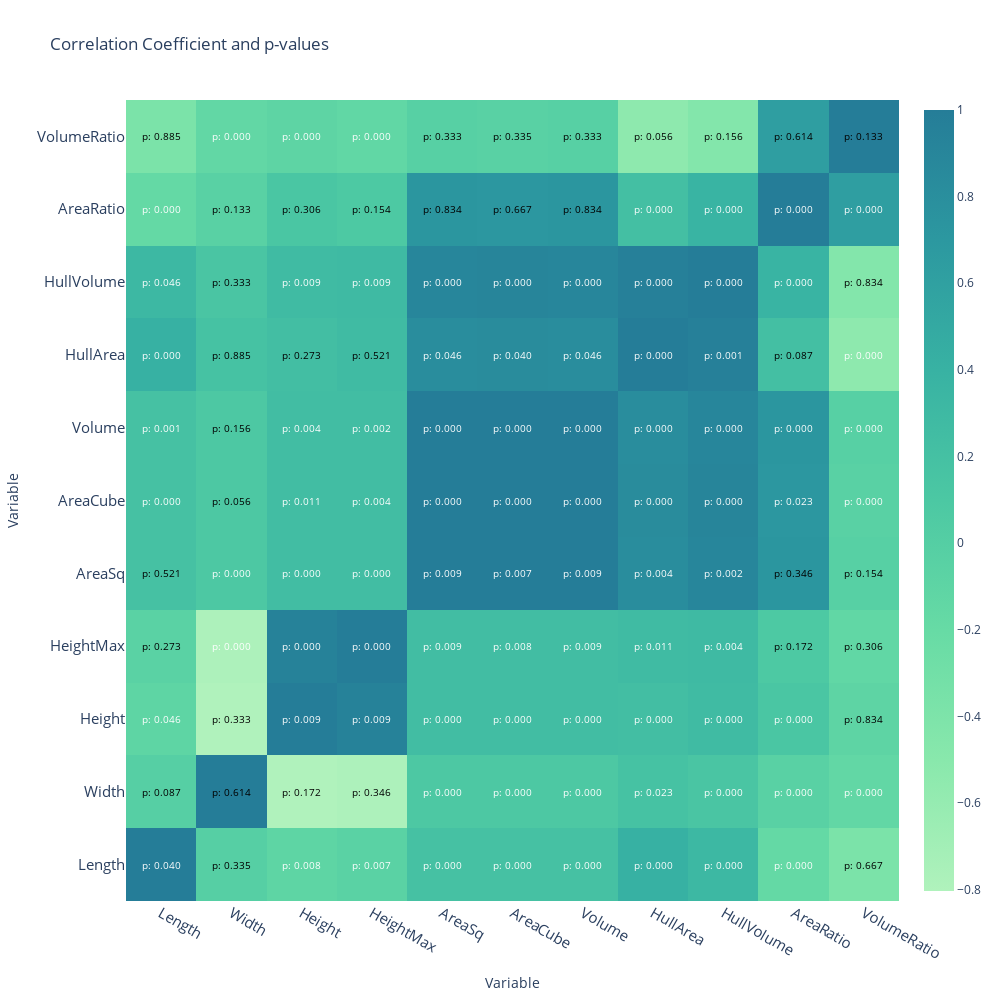

The notebook cell this image was saved under:
### Code cell
import plotly.graph_objects as go
import scipy.stats as stats


# Create a heatmap of the correlation matrix
fig = go.Figure(data=go.Heatmap(
                    z=correlation_descriptors,
                     x=correlation_descriptors.columns,
                     y=correlation_descriptors.columns,
                     colorscale='tealgrn',
                     showscale=True))

names = descriptors_modified.columns.tolist()
annotations = []
for i, row in enumerate(correlation_descriptors.values):
    for j, value in enumerate(row):
        annotations.append(
            dict(
                x=names[j],
                y=names[i],
                text=f"p: {p_values.iloc[i, j]:.3f}",
                showarrow=False,
                font=dict(size=10, color="black" if abs(p_values.iloc[i, j]) > 0.05 else "white")
            )
        )



# Change the size of the heatmap
fig.update_layout(
    title="Correlation Coefficient and p-values",
    annotations=annotations,
    xaxis=dict(title="Variable", tickfont=dict(size=15)),
    yaxis=dict(title="Variable", tickfont=dict(size=15)),
    autosize=False,
    width=1000,
    height=1000
)

fig.show()
#fig.write_html('results/classical_descriptors_correlation_pearson.html')

### Figure 1 — Plotly figure (JSON) as saved in the notebook; plotly's stock layout.template omitted (floating-point values rounded to 4 significant figures)
{"data": [{"colorscale": [[0, "rgb(176, 242, 188)"], [0.1667, "rgb(137, 232, 172)"], [0.3333, "rgb(103, 219, 165)"], [0.5, "rgb(76, 200, 163)"], [0.6667, "rgb(56, 178, 163)"], [0.8333, "rgb(44, 152, 160)"], [1, "rgb(37, 125, 152)"]], "showscale": true, "type": "heatmap", "x": ["Length", "Width", "Height", "HeightMax", "AreaSq", "AreaCube", "Volume", "HullArea", "HullVolume", "AreaRatio", "VolumeRatio"], "y": ["Length", "Width", "Height", "HeightMax", "AreaSq", "AreaCube", "Volume", "HullArea", "HullVolume", "AreaRatio", "VolumeRatio"], "z": [[1, -0.01382, -0.1049, -0.06156, 0.19, 0.1957, 0.19, 0.4162, 0.3195, -0.1634, -0.3769], [-0.01382, 1, -0.8029, -0.7836, 0.09283, 0.09239, 0.09283, 0.1821, 0.1356, -0.04835, -0.1436], [-0.1049, -0.8029, 1, 0.9475, 0.2455, 0.2521, 0.2455, 0.2405, 0.2744, 0.1306, -0.09805], [-0.06156, -0.7836, 0.9475, 1, 0.2459, 0.2538, 0.2459, 0.2722, 0.2887, 0.09035, -0.1361], [0.19, 0.09283, 0.2455, 0.2459, 1, 0.9992, 1.0, 0.8225, 0.899, 0.725, -0.02007], [0.1957, 0.09239, 0.2521, 0.2538, 0.9992, 1, 0.9992, 0.8337, 0.9074, 0.7099, -0.04124], [0.19, 0.09283, 0.2455, 0.2459, 1.0, 0.9992, 1, 0.8225, 0.899, 0.725, -0.02007], [0.4162, 0.1821, 0.2405, 0.2722, 0.8225, 0.8337, 0.8225, 1, 0.9649, 0.2155, -0.5386], [0.3195, 0.1356, 0.2744, 0.2887, 0.899, 0.9074, 0.899, 0.9649, 1, 0.3768, -0.447], [-0.1634, -0.04835, 0.1306, 0.09035, 0.725, 0.7099, 0.725, 0.2155, 0.3768, 1, 0.6275], [-0.3769, -0.1436, -0.09805, -0.1361, -0.02007, -0.04124, -0.02007, -0.5386, -0.447, 0.6275, 1]]}], "layout": {"annotations": [{"font": {"color": "white", "size": 10}, "showarrow": false, "text": "p: 0.040", "x": "Length", "y": "Length"}, {"font": {"color": "black", "size": 10}, "showarrow": false, "text": "p: 0.335", "x": "Width", "y": "Length"}, {"font": {"color": "white", "size": 10}, "showarrow": false, "text": "p: 0.008", "x": "Height", "y": "Length"}, {"font": {"color": "white", "size": 10}, "showarrow": false, "text": "p: 0.007", "x": "HeightMax", "y": "Length"}, {"font": {"color": "white", "size": 10}, "showarrow": false, "text": "p: 0.000", "x": "AreaSq", "y": "Length"}, {"font": {"color": "white", "size": 10}, "showarrow": false, "text": "p: 0.000", "x": "AreaCube", "y": "Length"}, {"font": {"color": "white", "size": 10}, "showarrow": false, "text": "p: 0.000", "x": "Volume", "y": "Length"}, {"font": {"color": "white", "size": 10}, "showarrow": false, "text": "p: 0.000", "x": "HullArea", "y": "Length"}, {"font": {"color": "white", "size": 10}, "showarrow": false, "text": "p: 0.000", "x": "HullVolume", "y": "Length"}, {"font": {"color": "white", "size": 10}, "showarrow": false, "text": "p: 0.000", "x": "AreaRatio", "y": "Length"}, {"font": {"color": "black", "size": 10}, "showarrow": false, "text": "p: 0.667", "x": "VolumeRatio", "y": "Length"}, {"font": {"color": "black", "size": 10}, "showarrow": false, "text": "p: 0.087", "x": "Length", "y": "Width"}, {"font": {"color": "black", "size": 10}, "showarrow": false, "text": "p: 0.614", "x": "Width", "y": "Width"}, {"font": {"color": "black", "size": 10}, "showarrow": false, "text": "p: 0.172", "x": "Height", "y": "Width"}, {"font": {"color": "black", "size": 10}, "showarrow": false, "text": "p: 0.346", "x": "HeightMax", "y": "Width"}, {"font": {"color": "white", "size": 10}, "showarrow": false, "text": "p: 0.000", "x": "AreaSq", "y": "Width"}, {"font": {"color": "white", "size": 10}, "showarrow": false, "text": "p: 0.000", "x": "AreaCube", "y": "Width"}, {"font": {"color": "white", "size": 10}, "showarrow": false, "text": "p: 0.000", "x": "Volume", "y": "Width"}, {"font": {"color": "white", "size": 10}, "showarrow": false, "text": "p: 0.023", "x": "HullArea", "y": "Width"}, {"font": {"color": "white", "size": 10}, "showarrow": false, "text": "p: 0.000", "x": "HullVolume", "y": "Width"}, {"font": {"color": "white", "size": 10}, "showarrow": false, "text": "p: 0.000", "x": "AreaRatio", "y": "Width"}, {"font": {"color": "white", "size": 10}, "showarrow": false, "text": "p: 0.000", "x": "VolumeRatio", "y": "Width"}, {"font": {"color": "white", "size": 10}, "showarrow": false, "text": "p: 0.046", "x": "Length", "y": "Height"}, {"font": {"color": "black", "size": 10}, "showarrow": false, "text": "p: 0.333", "x": "Width", "y": "Height"}, {"font": {"color": "white", "size": 10}, "showarrow": false, "text": "p: 0.009", "x": "Height", "y": "Height"}, {"font": {"color": "white", "size": 10}, "showarrow": false, "text": "p: 0.009", "x": "HeightMax", "y": "Height"}, {"font": {"color": "white", "size": 10}, "showarrow": false, "text": "p: 0.000", "x": "AreaSq", "y": "Height"}, {"font": {"color": "white", "size": 10}, "showarrow": false, "text": "p: 0.000", "x": "AreaCube", "y": "Height"}, {"font": {"color": "white", "size": 10}, "showarrow": false, "text": "p: 0.000", "x": "Volume", "y": "Height"}, {"font": {"color": "white", "size": 10}, "showarrow": false, "text": "p: 0.000", "x": "HullArea", "y": "Height"}, {"font": {"color": "white", "size": 10}, "showarrow": false, "text": "p: 0.000", "x": "HullVolume", "y": "Height"}, {"font": {"color": "white", "size": 10}, "showarrow": false, "text": "p: 0.000", "x": "AreaRatio", "y": "Height"}, {"font": {"color": "black", "size": 10}, "showarrow": false, "text": "p: 0.834", "x": "VolumeRatio", "y": "Height"}, {"font": {"color": "black", "size": 10}, "showarrow": false, "text": "p: 0.273", "x": "Length", "y": "HeightMax"}, {"font": {"color": "white", "size": 10}, "showarrow": false, "text": "p: 0.000", "x": "Width", "y": "HeightMax"}, {"font": {"color": "white", "size": 10}, "showarrow": false, "text": "p: 0.000", "x": "Height", "y": "HeightMax"}, {"font": {"color": "white", "size": 10}, "showarrow": false, "text": "p: 0.000", "x": "HeightMax", "y": "HeightMax"}, {"font": {"color": "white", "size": 10}, "showarrow": false, "text": "p: 0.009", "x": "AreaSq", "y": "HeightMax"}, {"font": {"color": "white", "size": 10}, "showarrow": false, "text": "p: 0.008", "x": "AreaCube", "y": "HeightMax"}, {"font": {"color": "white", "size": 10}, "showarrow": false, "text": "p: 0.009", "x": "Volume", "y": "HeightMax"}, {"font": {"color": "white", "size": 10}, "showarrow": false, "text": "p: 0.011", "x": "HullArea", "y": "HeightMax"}, {"font": {"color": "white", "size": 10}, "showarrow": false, "text": "p: 0.004", "x": "HullVolume", "y": "HeightMax"}, {"font": {"color": "black", "size": 10}, "showarrow": false, "text": "p: 0.172", "x": "AreaRatio", "y": "HeightMax"}, {"font": {"color": "black", "size": 10}, "showarrow": false, "text": "p: 0.306", "x": "VolumeRatio", "y": "HeightMax"}, {"font": {"color": "black", "size": 10}, "showarrow": false, "text": "p: 0.521", "x": "Length", "y": "AreaSq"}, {"font": {"color": "white", "size": 10}, "showarrow": false, "text": "p: 0.000", "x": "Width", "y": "AreaSq"}, {"font": {"color": "white", "size": 10}, "showarrow": false, "text": "p: 0.000", "x": "Height", "y": "AreaSq"}, {"font": {"color": "white", "size": 10}, "showarrow": false, "text": "p: 0.000", "x": "HeightMax", "y": "AreaSq"}, {"font": {"color": "white", "size": 10}, "showarrow": false, "text": "p: 0.009", "x": "AreaSq", "y": "AreaSq"}, {"font": {"color": "white", "size": 10}, "showarrow": false, "text": "p: 0.007", "x": "AreaCube", "y": "AreaSq"}, {"font": {"color": "white", "size": 10}, "showarrow": false, "text": "p: 0.009", "x": "Volume", "y": "AreaSq"}, {"font": {"color": "white", "size": 10}, "showarrow": false, "text": "p: 0.004", "x": "HullArea", "y": "AreaSq"}, {"font": {"color": "white", "size": 10}, "showarrow": false, "text": "p: 0.002", "x": "HullVolume", "y": "AreaSq"}, {"font": {"color": "black", "size": 10}, "showarrow": false, "text": "p: 0.346", "x": "AreaRatio", "y": "AreaSq"}, {"font": {"color": "black", "size": 10}, "showarrow": false, "text": "p: 0.154", "x": "VolumeRatio", "y": "AreaSq"}, {"font": {"color": "white", "size": 10}, "showarrow": false, "text": "p: 0.000", "x": "Length", "y": "AreaCube"}, {"font": {"color": "black", "size": 10}, "showarrow": false, "text": "p: 0.056", "x": "Width", "y": "AreaCube"}, {"font": {"color": "white", "size": 10}, "showarrow": false, "text": "p: 0.011", "x": "Height", "y": "AreaCube"}, {"font": {"color": "white", "size": 10}, "showarrow": false, "text": "p: 0.004", "x": "HeightMax", "y": "AreaCube"}, {"font": {"color": "white", "size": 10}, "showarrow": false, "text": "p: 0.000", "x": "AreaSq", "y": "AreaCube"}, {"font": {"color": "white", "size": 10}, "showarrow": false, "text": "p: 0.000", "x": "AreaCube", "y": "AreaCube"}, {"font": {"color": "white", "size": 10}, "showarrow": false, "text": "p: 0.000", "x": "Volume", "y": "AreaCube"}, {"font": {"color": "white", "size": 10}, "showarrow": false, "text": "p: 0.000", "x": "HullArea", "y": "AreaCube"}, {"font": {"color": "white", "size": 10}, "showarrow": false, "text": "p: 0.000", "x": "HullVolume", "y": "AreaCube"}, {"font": {"color": "white", "size": 10}, "showarrow": false, "text": "p: 0.023", "x": "AreaRatio", "y": "AreaCube"}, {"font": {"color": "white", "size": 10}, "showarrow": false, "text": "p: 0.000", "x": "VolumeRatio", "y": "AreaCube"}, {"font": {"color": "white", "size": 10}, "showarrow": false, "text": "p: 0.001", "x": "Length", "y": "Volume"}, {"font": {"color": "black", "size": 10}, "showarrow": false, "text": "p: 0.156", "x": "Width", "y": "Volume"}, {"font": {"color": "white", "size": 10}, "showarrow": false, "text": "p: 0.004", "x": "Height", "y": "Volume"}, {"font": {"color": "white", "size": 10}, "showarrow": false, "text": "p: 0.002", "x": "HeightMax", "y": "Volume"}, {"font": {"color": "white", "size": 10}, "showarrow": false, "text": "p: 0.000", "x": "AreaSq", "y": "Volume"}, {"font": {"color": "white", "size": 10}, "showarrow": false, "text": "p: 0.000", "x": "AreaCube", "y": "Volume"}, {"font": {"color": "white", "size": 10}, "showarrow": false, "text": "p: 0.000", "x": "Volume", "y": "Volume"}, {"font": {"color": "white", "size": 10}, "showarrow": false, "text": "p: 0.000", "x": "HullArea", "y": "Volume"}, {"font": {"color": "white", "size": 10}, "showarrow": false, "text": "p: 0.000", "x": "HullVolume", "y": "Volume"}, {"font": {"color": "white", "size": 10}, "showarrow": false, "text": "p: 0.000", "x": "AreaRatio", "y": "Volume"}, {"font": {"color": "white", "size": 10}, "showarrow": false, "text": "p: 0.000", "x": "VolumeRatio", "y": "Volume"}, {"font": {"color": "white", "size": 10}, "showarrow": false, "text": "p: 0.000", "x": "Length", "y": "HullArea"}, {"font": {"color": "black", "size": 10}, "showarrow": false, "text": "p: 0.885", "x": "Width", "y": "HullArea"}, {"font": {"color": "black", "size": 10}, "showarrow": false, "text": "p: 0.273", "x": "Height", "y": "HullArea"}, {"font": {"color": "black", "size": 10}, "showarrow": false, "text": "p: 0.521", "x": "HeightMax", "y": "HullArea"}, {"font": {"color": "white", "size": 10}, "showarrow": false, "text": "p: 0.046", "x": "AreaSq", "y": "HullArea"}, {"font": {"color": "white", "size": 10}, "showarrow": false, "text": "p: 0.040", "x": "AreaCube", "y": "HullArea"}, {"font": {"color": "white", "size": 10}, "showarrow": false, "text": "p: 0.046", "x": "Volume", "y": "HullArea"}, {"font": {"color": "white", "size": 10}, "showarrow": false, "text": "p: 0.000", "x": "HullArea", "y": "HullArea"}, {"font": {"color": "white", "size": 10}, "showarrow": false, "text": "p: 0.001", "x": "HullVolume", "y": "HullArea"}, {"font": {"color": "black", "size": 10}, "showarrow": false, "text": "p: 0.087", "x": "AreaRatio", "y": "HullArea"}, {"font": {"color": "white", "size": 10}, "showarrow": false, "text": "p: 0.000", "x": "VolumeRatio", "y": "HullArea"}, {"font": {"color": "white", "size": 10}, "showarrow": false, "text": "p: 0.046", "x": "Length", "y": "HullVolume"}, {"font": {"color": "black", "size": 10}, "showarrow": false, "text": "p: 0.333", "x": "Width", "y": "HullVolume"}, {"font": {"color": "white", "size": 10}, "showarrow": false, "text": "p: 0.009", "x": "Height", "y": "HullVolume"}, {"font": {"color": "white", "size": 10}, "showarrow": false, "text": "p: 0.009", "x": "HeightMax", "y": "HullVolume"}, {"font": {"color": "white", "size": 10}, "showarrow": false, "text": "p: 0.000", "x": "AreaSq", "y": "HullVolume"}, {"font": {"color": "white", "size": 10}, "showarrow": false, "text": "p: 0.000", "x": "AreaCube", "y": "HullVolume"}, {"font": {"color": "white", "size": 10}, "showarrow": false, "text": "p: 0.000", "x": "Volume", "y": "HullVolume"}, {"font": {"color": "white", "size": 10}, "showarrow": false, "text": "p: 0.000", "x": "HullArea", "y": "HullVolume"}, {"font": {"color": "white", "size": 10}, "showarrow": false, "text": "p: 0.000", "x": "HullVolume", "y": "HullVolume"}, {"font": {"color": "white", "size": 10}, "showarrow": false, "text": "p: 0.000", "x": "AreaRatio", "y": "HullVolume"}, {"font": {"color": "black", "size": 10}, "showarrow": false, "text": "p: 0.834", "x": "VolumeRatio", "y": "HullVolume"}, {"font": {"color": "white", "size": 10}, "showarrow": false, "text": "p: 0.000", "x": "Length", "y": "AreaRatio"}, {"font": {"color": "black", "size": 10}, "showarrow": false, "text": "p: 0.133", "x": "Width", "y": "AreaRatio"}, {"font": {"color": "black", "size": 10}, "showarrow": false, "text": "p: 0.306", "x": "Height", "y": "AreaRatio"}, {"font": {"color": "black", "size": 10}, "showarrow": false, "text": "p: 0.154", "x": "HeightMax", "y": "AreaRatio"}, {"font": {"color": "black", "size": 10}, "showarrow": false, "text": "p: 0.834", "x": "AreaSq", "y": "AreaRatio"}, {"font": {"color": "black", "size": 10}, "showarrow": false, "text": "p: 0.667", "x": "AreaCube", "y": "AreaRatio"}, {"font": {"color": "black", "size": 10}, "showarrow": false, "text": "p: 0.834", "x": "Volume", "y": "AreaRatio"}, {"font": {"color": "white", "size": 10}, "showarrow": false, "text": "p: 0.000", "x": "HullArea", "y": "AreaRatio"}, {"font": {"color": "white", "size": 10}, "showarrow": false, "text": "p: 0.000", "x": "HullVolume", "y": "AreaRatio"}, {"font": {"color": "white", "size": 10}, "showarrow": false, "text": "p: 0.000", "x": "AreaRatio", "y": "AreaRatio"}, {"font": {"color": "white", "size": 10}, "showarrow": false, "text": "p: 0.000", "x": "VolumeRatio", "y": "AreaRatio"}, {"font": {"color": "black", "size": 10}, "showarrow": false, "text": "p: 0.885", "x": "Length", "y": "VolumeRatio"}, {"font": {"color": "white", "size": 10}, "showarrow": false, "text": "p: 0.000", "x": "Width", "y": "VolumeRatio"}, {"font": {"color": "white", "size": 10}, "showarrow": false, "text": "p: 0.000", "x": "Height", "y": "VolumeRatio"}, {"font": {"color": "white", "size": 10}, "showarrow": false, "text": "p: 0.000", "x": "HeightMax", "y": "VolumeRatio"}, {"font": {"color": "black", "size": 10}, "showarrow": false, "text": "p: 0.333", "x": "AreaSq", "y": "VolumeRatio"}, {"font": {"color": "black", "size": 10}, "showarrow": false, "text": "p: 0.335", "x": "AreaCube", "y": "VolumeRatio"}, {"font": {"color": "black", "size": 10}, "showarrow": false, "text": "p: 0.333", "x": "Volume", "y": "VolumeRatio"}, {"font": {"color": "black", "size": 10}, "showarrow": false, "text": "p: 0.056", "x": "HullArea", "y": "VolumeRatio"}, {"font": {"color": "black", "size": 10}, "showarrow": false, "text": "p: 0.156", "x": "HullVolume", "y": "VolumeRatio"}, {"font": {"color": "black", "size": 10}, "showarrow": false, "text": "p: 0.614", "x": "AreaRatio", "y": "VolumeRatio"}, {"font": {"color": "black", "size": 10}, "showarrow": false, "text": "p: 0.133", "x": "VolumeRatio", "y": "VolumeRatio"}], "autosize": false, "height": 1000, "title": {"text": "Correlation Coefficient and p-values"}, "width": 1000, "xaxis": {"autorange": true, "range": [-0.5, 10.5], "tickfont": {"size": 15}, "title": {"text": "Variable"}, "type": "category"}, "yaxis": {"autorange": true, "range": [-0.5, 10.5], "tickfont": {"size": 15}, "title": {"text": "Variable"}, "type": "category"}}}
